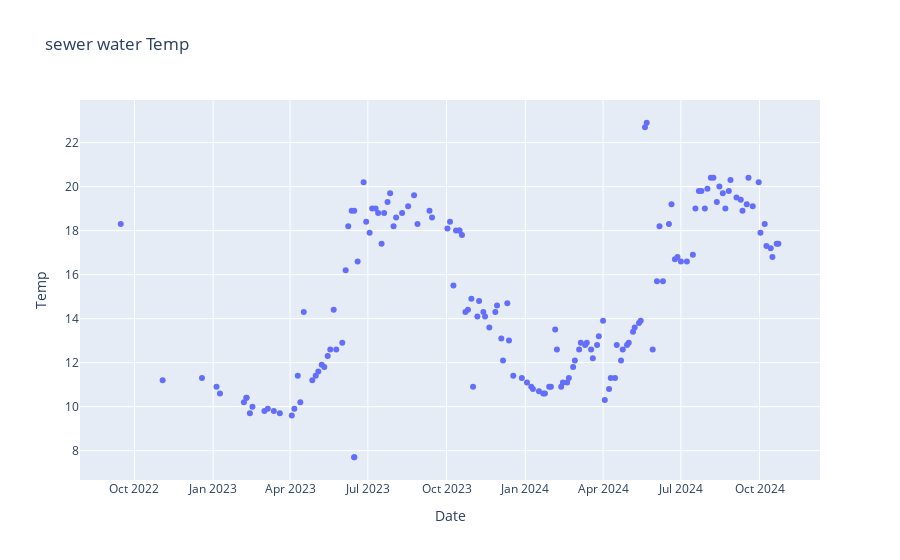

The code cell stored with this chart in its notebook:
### Code cell
px.scatter(PMMoV_df, 
           title = 'sewer water Temp',
           x=PMMoV_df['Date'], 
           y=PMMoV_df['Temp'],
           render_mode='svg')

### Figure 1 — Plotly figure (JSON) as saved in the notebook; plotly's stock layout.template omitted (floating-point values rounded to 4 significant figures; data arrays with more than 128 entries replaced by an {"elided": "..."} marker saying what was removed)
{"data": [{"hovertemplate": "Date=%{x}<br>Temp=%{y}<extra></extra>", "legendgroup": "", "marker": {"color": "#636efa", "symbol": "circle"}, "mode": "markers", "name": "", "orientation": "v", "showlegend": false, "type": "scatter", "x": {"elided": "1139 str values"}, "xaxis": "x", "y": {"elided": "1139 float values"}, "yaxis": "y"}], "layout": {"legend": {"tracegroupgap": 0}, "title": {"text": "sewer water Temp"}, "xaxis": {"anchor": "y", "domain": [0, 1], "title": {"text": "Date"}}, "yaxis": {"anchor": "x", "domain": [0, 1], "title": {"text": "Temp"}}}}
